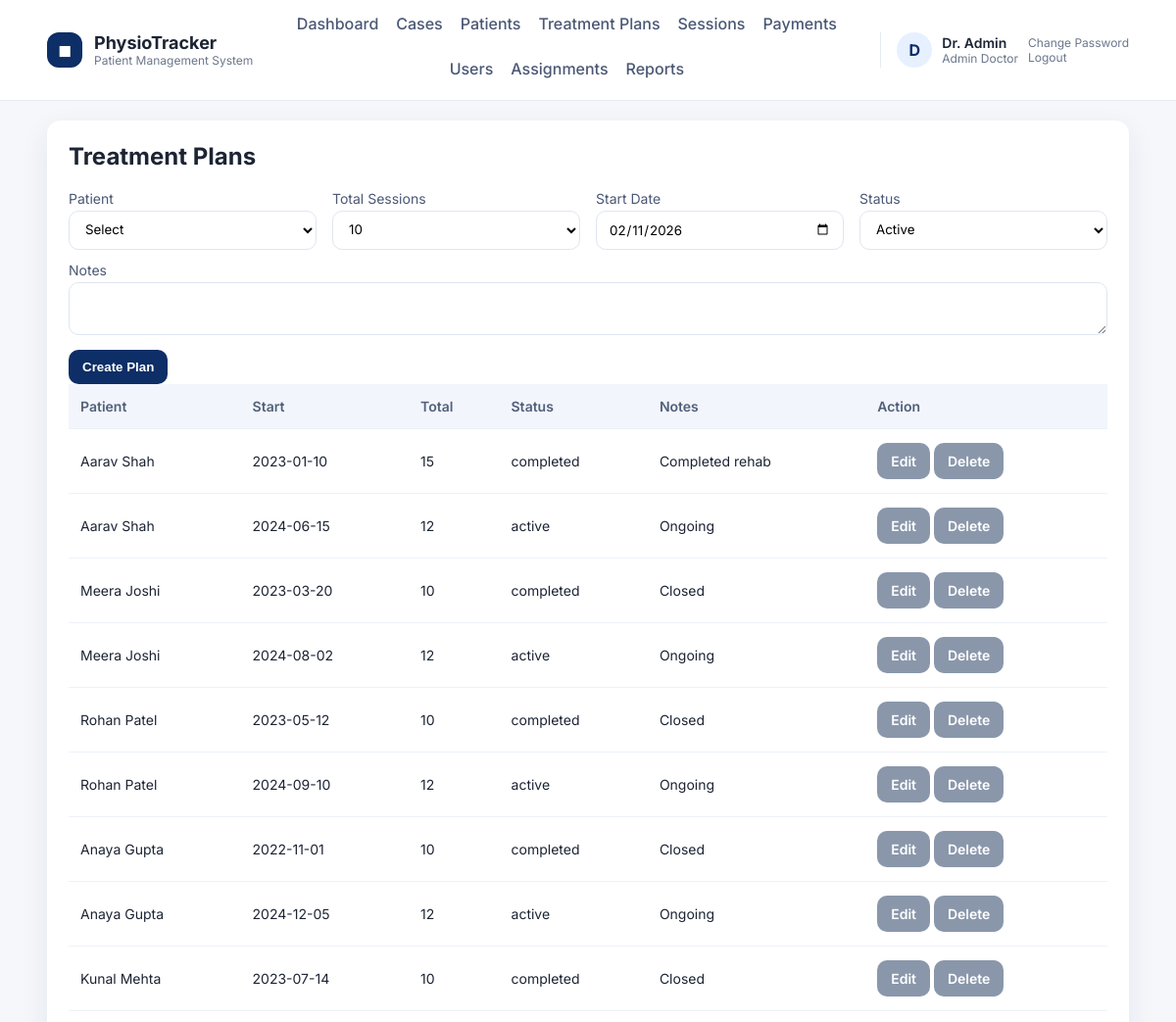
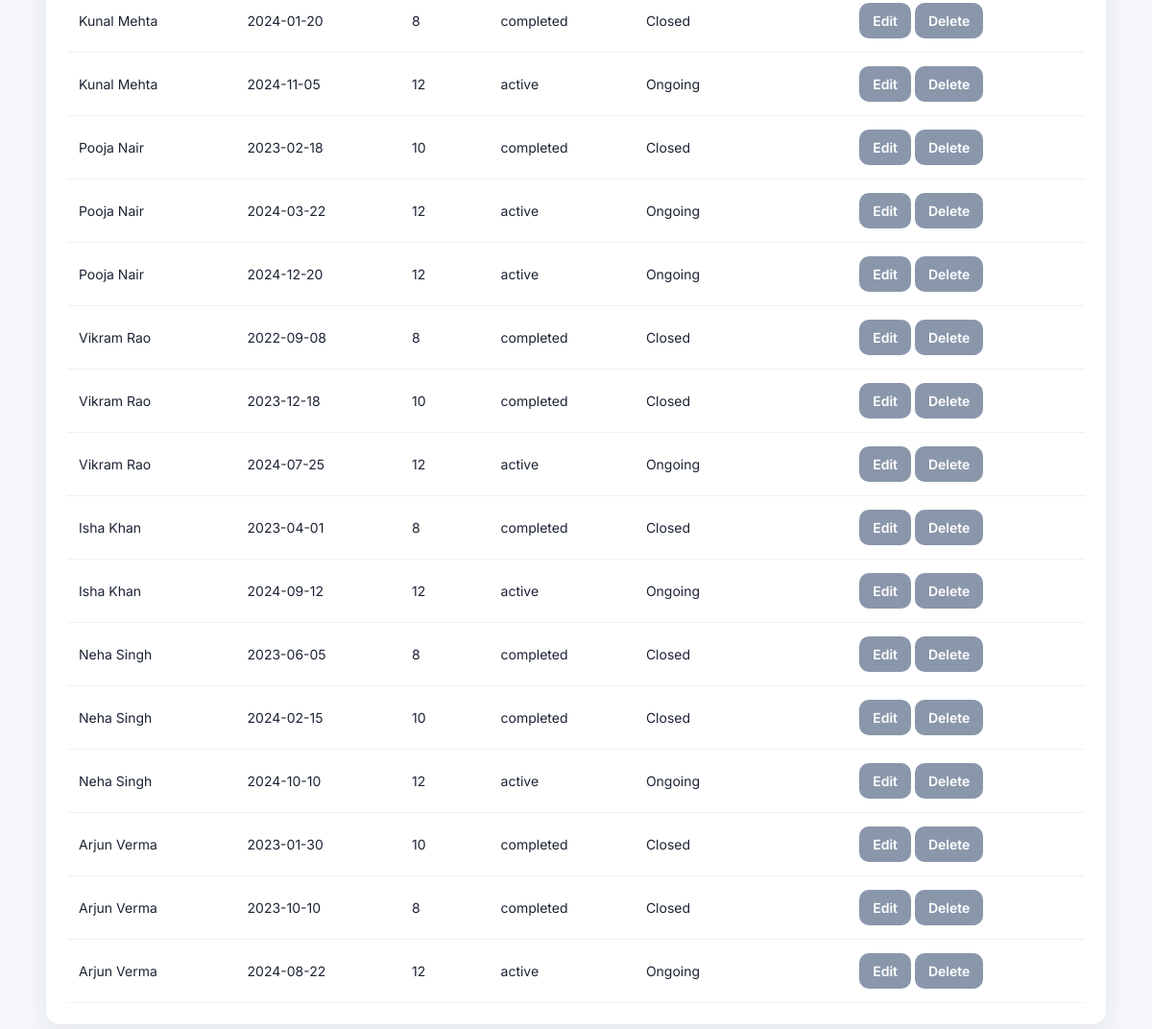
The page /admin/treatment_plans.php (signed in) on the database its author committed (2 pictures, top to bottom).
### tables this page shows
CREATE TABLE users (
    id INT AUTO_INCREMENT PRIMARY KEY,
    role ENUM('admin_doctor','sub_doctor','receptionist','patient') NOT NULL,
    name VARCHAR(120) NOT NULL,
    email VARCHAR(180) NOT NULL UNIQUE,
    password_hash VARCHAR(255) NOT NULL,
    security_question VARCHAR(255) NOT NULL,
    security_answer_hash VARCHAR(255) NOT NULL,
    active TINYINT(1) NOT NULL DEFAULT 1,
    can_view_reports TINYINT(1) NOT NULL DEFAULT 1,
    created_at TIMESTAMP DEFAULT CURRENT_TIMESTAMP
);

CREATE TABLE treatment_plans (
    id INT AUTO_INCREMENT PRIMARY KEY,
    patient_id INT NOT NULL,
    case_id INT NULL,
    total_sessions INT NOT NULL,
    start_date DATE,
    status VARCHAR(30) DEFAULT 'active',
    notes TEXT,
    created_by INT NULL,
    created_at TIMESTAMP DEFAULT CURRENT_TIMESTAMP,
    FOREIGN KEY (patient_id) REFERENCES patients(id) ON DELETE CASCADE,
    FOREIGN KEY (case_id) REFERENCES patient_cases(id) ON DELETE SET NULL
);

CREATE TABLE patients (
    id INT AUTO_INCREMENT PRIMARY KEY,
    user_id INT NULL,
    first_name VARCHAR(80) NOT NULL,
    last_name VARCHAR(80) NOT NULL,
    age INT NULL,
    gender VARCHAR(20),
    dob DATE NULL,
    occupation VARCHAR(120),
    assessment_date DATE NULL,
    dominance VARCHAR(50),
    condition_duration VARCHAR(100),
    phone VARCHAR(40),
    address VARCHAR(255),
    emergency_contact VARCHAR(120),
    chief_complain TEXT,
    history_present_illness TEXT,
    past_medical_history TEXT,
    surgical_history TEXT,
    family_history TEXT,
    socio_economic_status TEXT,
    observation_built TEXT,
    observation_attitude_limb TEXT,
    observation_posture TEXT,
    observation_deformity TEXT,
    aids_applications TEXT,
    gait TEXT,
    palpation_tenderness TEXT,
    palpation_oedema VARCHAR(50),
    palpation_warmth TEXT,
    palpation_crepitus TEXT,
    examination_rom TEXT,
    muscle_power TEXT,
    muscle_bulk TEXT,
    ligament_instability TEXT,
    pain_type TEXT,
    pain_site TEXT,
    pain_nature TEXT,
    pain_aggravating_factor TEXT,
    pain_relieving_factor TEXT,
    pain_measurement TINYINT NULL,
    gait_assessment TEXT,
    diagnosis TEXT,
    treatment_goals TEXT,
    created_by INT NULL,
    created_at TIMESTAMP DEFAULT CURRENT_TIMESTAMP,
    FOREIGN KEY (user_id) REFERENCES users(id) ON DELETE SET NULL
);

### db.php (called while the page is built, shortened)
<?php
function db(): PDO
{
    static $pdo = null;
    if ($pdo === null) {
        $dsn = 'mysql:host=' . DB_HOST . ';dbname=' . DB_NAME . ';charset=utf8mb4';
        $pdo = new PDO($dsn, DB_USER, DB_PASS, [
            PDO::ATTR_ERRMODE => PDO::ERRMODE_EXCEPTION,
            PDO::ATTR_DEFAULT_FETCH_MODE => PDO::FETCH_ASSOC,
        ]);
    }
    return $pdo;
}

### auth.php (called while the page is built, shortened)
<?php
require_once __DIR__ . '/db.php';
require_once __DIR__ . '/helpers.php';
function current_user(): ?array
{
    $stmt = db()->prepare('SELECT * FROM users WHERE id = ?');
    $stmt->execute([$_SESSION['user_id']]);
    $user = $stmt->fetch();
    return $user ?: null;
}

### helpers.php (called while the page is built, shortened)
<?php
require_once __DIR__ . '/db.php';
function e(string $value): string
{
    return htmlspecialchars($value, ENT_QUOTES, 'UTF-8');
}
function current_date(): string
{
    return date('Y-m-d');
}

### admin/treatment_plans.php (the view, shortened to what this page needs)
<?php
require_once __DIR__ . '/../auth.php';
require_once __DIR__ . '/../helpers.php';
$pdo = db();
$editPlan = null;
$query = 'SELECT tp.*, p.first_name, p.last_name FROM treatment_plans tp JOIN patients p ON p.id = tp.patient_id';
$params = [];
$query .= ' ORDER BY tp.created_at DESC';
$stmt = $pdo->prepare($query);
$stmt->execute($params);
$plans = $stmt->fetchAll();
require __DIR__ . '/../layout/header.php';
?>
<h2>Treatment Plans</h2>
<form method="post">
    <div class="grid">
        <label>Patient
            <select name="patient_id" required>
                <option value="">Select</option>
            </select>
        </label>
        <label>Total Sessions
            <select name="total_sessions">
                <?php foreach ([10,15,20] as $count): ?>
                    <option value="<?php echo $count; ?>" <?php if (($editPlan['total_sessions'] ?? 10) == $count) echo 'selected'; ?>>
                        <?php echo $count; ?>
                    </option>
                <?php endforeach; ?>
            </select>
        </label>
        <label>Start Date
            <input type="date" name="start_date" value="<?php echo e($editPlan['start_date'] ?? current_date()); ?>">
        </label>
        <label>Status
            <select name="status">
                <?php foreach (['active','completed','paused'] as $st): ?>
                    <option value="<?php echo $st; ?>" <?php if (($editPlan['status'] ?? 'active') === $st) echo 'selected'; ?>>
                        <?php echo ucfirst($st); ?>
                    </option>
                <?php endforeach; ?>
            </select>
        </label>
    </div>
    <label>Notes
        <textarea name="notes" rows="2"><?php echo e($editPlan['notes'] ?? ''); ?></textarea>
    </label>
    <button class="btn" type="submit"><?php echo $editPlan ? 'Update Plan' : 'Create Plan'; ?></button>
</form>
<table>
    <thead><tr><th>Patient</th><th>Start</th><th>Total</th><th>Status</th><th>Notes</th><th>Action</th></tr></thead>
    <tbody>
    <?php foreach ($plans as $plan): ?>
        <tr>
            <td><?php echo e($plan['first_name'] . ' ' . $plan['last_name']); ?></td>
            <td><?php echo e($plan['start_date']); ?></td>
            <td><?php echo e($plan['total_sessions']); ?></td>
            <td><?php echo e($plan['status']); ?></td>
            <td><?php echo e($plan['notes']); ?></td>
            <td>
                <a class="btn secondary" href="treatment_plans.php?edit=<?php echo $plan['id']; ?>">Edit</a>
                <a class="btn secondary" href="treatment_plans.php?delete=<?php echo $plan['id']; ?>">Delete</a>
            </td>
        </tr>
    <?php endforeach; ?>
    </tbody>
</table>
<?php require __DIR__ . '/../layout/footer.php'; ?>

### layout/header.php (shortened to what this page needs)
<?php
require_once __DIR__ . '/../auth.php';
require_once __DIR__ . '/../helpers.php';
$user = current_user();
$role = $user['role'] ?? '';
$menu = [];
if ($user) {
    if ($role === 'admin_doctor') {
        $menu = [
            'Dashboard' => 'admin/dashboard.php',
            'Cases' => 'admin/cases.php',
            'Patients' => 'admin/patients.php',
            'Treatment Plans' => 'admin/treatment_plans.php',
            'Sessions' => 'admin/sessions.php',
            'Payments' => 'admin/payments.php',
            'Users' => 'admin/users.php',
            'Assignments' => 'admin/assignments.php',
        ];
        if ((int) $user['can_view_reports'] === 1) {
            $menu['Reports'] = 'admin/reports.php';
        }
    } elseif ($role === 'sub_doctor') {
        $menu = [
            'Dashboard' => 'subdoctor/dashboard.php',
            'Assigned Patients' => 'subdoctor/patients.php',
            'Session Notes' => 'subdoctor/sessions.php',
        ];
    } elseif ($role === 'receptionist') {
        $menu = [
            'Dashboard' => 'receptionist/dashboard.php',
            'Register Patients' => 'receptionist/patients.php',
            'Payments' => 'receptionist/payments.php',
        ];
    }
}
?>
<!doctype html>
<html>
<head>
    <?php $cssVersion = @filemtime(__DIR__ . '/../assets/style.css') ?: time(); ?>
    <link rel="stylesheet" href="<?php echo BASE_URL; ?>assets/style.css?v=<?php echo $cssVersion; ?>">
</head>
<body>
<header class="site-header">
    <div class="header-inner">
        <div class="brand">
            <div class="brand-mark">◼︎</div>
            <div>
                <div class="brand-title">PhysioTracker</div>
                <div class="brand-subtitle">Patient Management System</div>
            </div>
        </div>
        <nav class="main-nav">
            <?php if ($user): ?>
                <?php foreach ($menu as $label => $path): ?>
                    <a href="<?php echo BASE_URL . $path; ?>"><?php echo e($label); ?></a>
                <?php endforeach; ?>
            <?php else: ?>
                <a href="<?php echo BASE_URL; ?>login.php">Login</a>
            <?php endif; ?>
        </nav>
        <?php if ($user): ?>
            <div class="user-chip">
                <div class="user-avatar"><?php echo e(strtoupper(substr($user['name'], 0, 1))); ?></div>
                <div>
                    <div class="user-name"><?php echo e($user['name']); ?></div>
                    <div class="user-role"><?php echo e(str_replace('_', ' ', $role)); ?></div>
                </div>
                <div class="user-actions">
                    <a href="<?php echo BASE_URL; ?>change_password.php">Change Password</a>
                    <a href="<?php echo BASE_URL; ?>logout.php">Logout</a>
                </div>
            </div>
        <?php endif; ?>
    </div>
</header>
<main class="page">
    <div class="container">

### assets/style.css (style rules this page uses)
:root { --bg: #f5f7fb; --card: #ffffff; --text: #1c2434; --muted: #6b778c; --primary: #0d2e66; --primary-100: #e7f0ff; --border: #e6ebf3; --shadow: 0 10px 30px rgba(23, 36, 58, 0.08); --radius: 14px; }
* { box-sizing: border-box; }
body { font-family: "Inter", Arial, sans-serif; margin: 0; background: var(--bg); color: var(--text); }
a { color: inherit; }
.site-header { background: #ffffff; border-bottom: 1px solid var(--border); position: sticky; top: 0; z-index: 20; }
.header-inner { width: 92%; max-width: 1280px; margin: 0 auto; display: flex; align-items: center; justify-content: space-between; gap: 18px; padding: 14px 0; flex-wrap: wrap; }
.brand { display: flex; align-items: center; gap: 12px; }
.brand-mark { background: var(--primary); color: #fff; width: 36px; height: 36px; display: grid; place-items: center; border-radius: 12px; font-weight: 700; }
.brand-title { font-weight: 700; font-size: 18px; }
.brand-subtitle { font-size: 12px; color: var(--muted); }
.main-nav { display: flex; gap: 18px; flex-wrap: wrap; justify-content: center; flex: 1; }
.main-nav a { text-decoration: none; font-weight: 500; color: #4b5875; padding-bottom: 6px; border-bottom: 2px solid transparent; }
.user-chip { display: flex; align-items: center; gap: 10px; border-left: 1px solid var(--border); padding-left: 16px; }
.user-avatar { width: 36px; height: 36px; border-radius: 50%; background: var(--primary-100); display: grid; place-items: center; font-weight: 700; color: var(--primary); }
.user-name { font-weight: 600; font-size: 14px; }
.user-role { font-size: 12px; color: var(--muted); text-transform: capitalize; }
.user-actions a { display: block; font-size: 12px; color: var(--muted); text-decoration: none; }
.page { padding: 20px 0 40px; }
.container { width: 92%; max-width: 1280px; margin: 0 auto; background: var(--card); padding: 22px; border-radius: var(--radius); box-shadow: var(--shadow); }
h2 { margin-top: 0; color: var(--text); }
.grid { display: grid; grid-template-columns: repeat(1, minmax(0, 1fr)); gap: 16px; }
table { width: 100%; border-collapse: collapse; }
th, td { border-bottom: 1px solid #edf1f7; padding: 14px 12px; text-align: left; font-size: 14px; }
th { background: #f2f5fb; color: #51607a; font-weight: 600; }
.btn { display: inline-flex; align-items: center; justify-content: center; padding: 10px 14px; background: var(--primary); color: #fff; text-decoration: none; border-radius: 10px; border: 0; cursor: pointer; font-weight: 600; white-space: nowrap; }
.btn.secondary { background: #8a97ab; }
input, select, textarea { width: 100%; padding: 10px 12px; margin-top: 4px; border: 1px solid #dfe6f1; border-radius: 10px; background: #fff; font-family: inherit; }
label { display: block; margin-bottom: 12px; font-size: 14px; color: #4b5875; }
@media (min-width: 640px) { .grid { grid-template-columns: repeat(2, minmax(0, 1fr)); } }
@media (min-width: 768px) { .grid { grid-template-columns: repeat(4, minmax(0, 1fr)); } }

### rows shown on the page
users: name "D", name "Dr. Admin", role "Admin Doctor"
treatment_plans: patient.last_name "Aarav Shah", start_date "2023-01-10", total_sessions "15", status "completed", notes "Completed rehab"
treatment_plans: patient.last_name "Aarav Shah", start_date "2024-06-15", total_sessions "12", status "active", notes "Ongoing"
treatment_plans: patient.last_name "Meera Joshi", start_date "2023-03-20", total_sessions "10", status "completed", notes "Closed"
treatment_plans: patient.last_name "Meera Joshi", start_date "2024-08-02", total_sessions "12", status "active", notes "Ongoing"
treatment_plans: patient.last_name "Rohan Patel", start_date "2023-05-12", total_sessions "10", status "completed", notes "Closed"
treatment_plans: patient.last_name "Rohan Patel", start_date "2024-09-10", total_sessions "12", status "active", notes "Ongoing"
treatment_plans: patient.last_name "Anaya Gupta", start_date "2022-11-01", total_sessions "10", status "completed", notes "Closed"
treatment_plans: patient.last_name "Anaya Gupta", start_date "2024-12-05", total_sessions "12", status "active", notes "Ongoing"
treatment_plans: patient.last_name "Kunal Mehta", start_date "2023-07-14", total_sessions "10", status "completed", notes "Closed"
treatment_plans: patient.last_name "Kunal Mehta", start_date "2024-01-20", total_sessions "8", status "completed", notes "Closed"
treatment_plans: patient.last_name "Kunal Mehta", start_date "2024-11-05", total_sessions "12", status "active", notes "Ongoing"
treatment_plans: patient.last_name "Pooja Nair", start_date "2023-02-18", total_sessions "10", status "completed", notes "Closed"
treatment_plans: patient.last_name "Pooja Nair", start_date "2024-03-22", total_sessions "12", status "active", notes "Ongoing"
treatment_plans: patient.last_name "Pooja Nair", start_date "2024-12-20", total_sessions "12", status "active", notes "Ongoing"
treatment_plans: patient.last_name "Vikram Rao", start_date "2022-09-08", total_sessions "8", status "completed", notes "Closed"
treatment_plans: patient.last_name "Vikram Rao", start_date "2023-12-18", total_sessions "10", status "completed", notes "Closed"
treatment_plans: patient.last_name "Vikram Rao", start_date "2024-07-25", total_sessions "12", status "active", notes "Ongoing"
treatment_plans: patient.last_name "Isha Khan", start_date "2023-04-01", total_sessions "8", status "completed", notes "Closed"
treatment_plans: patient.last_name "Isha Khan", start_date "2024-09-12", total_sessions "12", status "active", notes "Ongoing"
treatment_plans: patient.last_name "Neha Singh", start_date "2023-06-05", total_sessions "8", status "completed", notes "Closed"
treatment_plans: patient.last_name "Neha Singh", start_date "2024-02-15", total_sessions "10", status "completed", notes "Closed"
treatment_plans: patient.last_name "Neha Singh", start_date "2024-10-10", total_sessions "12", status "active", notes "Ongoing"
treatment_plans: patient.last_name "Arjun Verma", start_date "2023-01-30", total_sessions "10", status "completed", notes "Closed"
treatment_plans: patient.last_name "Arjun Verma", start_date "2023-10-10", total_sessions "8", status "completed", notes "Closed"
treatment_plans: patient.last_name "Arjun Verma", start_date "2024-08-22", total_sessions "12", status "active", notes "Ongoing"

### other values the page prints
$label "Dashboard"
$label "Cases"
$label "Patients"
$label "Treatment Plans"
$label "Sessions"
$label "Payments"
$label "Users"
$label "Assignments"
$label "Reports"
form field total_sessions "10"
form field status "Active"
